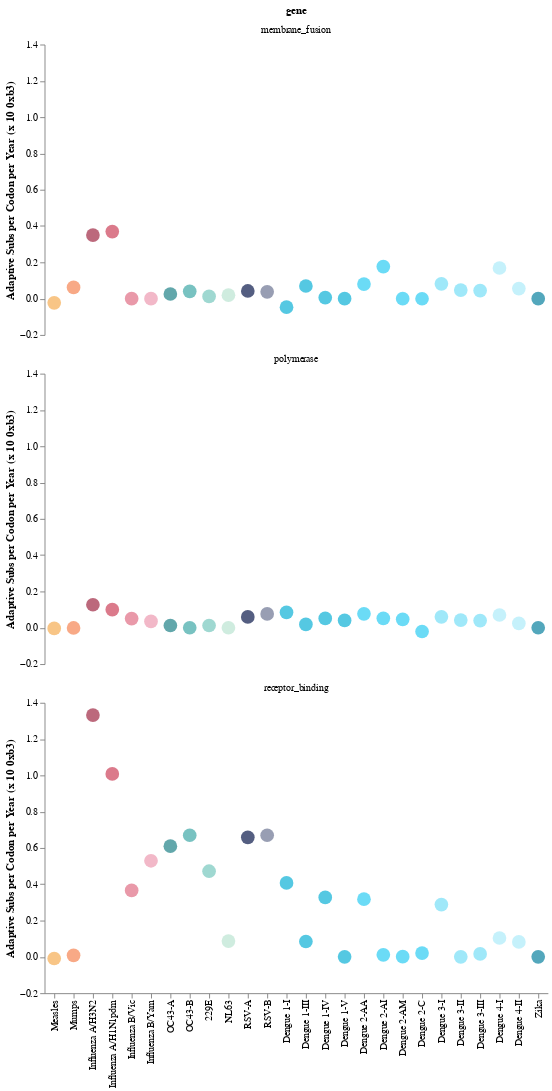

Notebook source saved alongside this figure:
### Code cell
alt.Chart(df).mark_point(filled=True, size=200).encode(
    x=alt.X('legible_name:N', sort=['Measles', 'Mumps', 'Influenza A/H3N2', 
                  'Influenza A/H1N1pdm', 'Influenza B/Vic', 'Influenza B/Yam', 
                  'OC43-A', 'OC43-B', '229E', 'NL63', 'RSV-A', 'RSV-B', 
                  'Dengue 1-I', 'Dengue 1-III', 'Dengue 1-IV', 'Dengue 1-V', 
                  'Dengue 2-AA', 'Dengue 2-AI', 'Dengue 2-AM', 'Dengue 2-C', 
                  'Dengue 3-I', 'Dengue 3-II', 'Dengue 3-III', 'Dengue 4-I', 
                  'Dengue 4-II', 'Zika'], title=None),
    y=alt.Y('adaptive_subs_per_codon_per_year:Q', title='Adaptive Subs per Codon per Year (x 10 0xb3)'), 
    color=alt.Color('legible_name', scale=alt.Scale(domain=dom, range=rng), legend=None),
    facet=alt.Facet('gene:N', columns=1)
).configure_axis(
    grid=False
).configure_view(
    strokeWidth=0
)

### Figure 1 — Vega-Lite specification as saved in the notebook (floating-point values rounded to 4 significant figures)
{"config": {"view": {"continuousWidth": 400, "continuousHeight": 300, "strokeWidth": 0}, "axis": {"grid": false}}, "data": {"name": "data-4616b8bcc3890603b8789f5a6c930077"}, "mark": {"type": "point", "filled": true, "size": 200}, "encoding": {"color": {"field": "legible_name", "legend": null, "scale": {"domain": ["Dengue 2-AM", "Mumps", "Influenza A/H1N1pdm", "RSV-B", "RSV-A", "Dengue 4-II", "Dengue 3-I", "Measles", "Dengue 2-C", "Dengue 2-AI", "NL63", "Dengue 1-V", "Influenza A/H3N2", "Dengue 3-III", "Dengue 1-I", "Dengue 4-I", "OC43-B", "229E", "Dengue 2-AA", "OC43-A", "Influenza B/Vic", "Dengue 3-II", "Influenza B/Yam", "Dengue 1-III", "Dengue 1-IV", "Zika"], "range": ["#2cccf2", "#f58452", "#CC415A", "#6C7593", "#0B194C", "#adebfa", "#76def7", "#F5AD52", "#2cccf2", "#2cccf2", "#BBE4D1", "#0db0d6", "#9F2A44", "#76def7", "#0db0d6", "#adebfa", "#3FA8A6", "#76C7BE", "#2cccf2", "#208288", "#E06E85", "#76def7", "#ED9AB0", "#0db0d6", "#0db0d6", "#0a829f"]}, "type": "nominal"}, "facet": {"columns": 1, "field": "gene", "type": "nominal"}, "x": {"field": "legible_name", "sort": ["Measles", "Mumps", "Influenza A/H3N2", "Influenza A/H1N1pdm", "Influenza B/Vic", "Influenza B/Yam", "OC43-A", "OC43-B", "229E", "NL63", "RSV-A", "RSV-B", "Dengue 1-I", "Dengue 1-III", "Dengue 1-IV", "Dengue 1-V", "Dengue 2-AA", "Dengue 2-AI", "Dengue 2-AM", "Dengue 2-C", "Dengue 3-I", "Dengue 3-II", "Dengue 3-III", "Dengue 4-I", "Dengue 4-II", "Zika"], "title": null, "type": "nominal"}, "y": {"field": "adaptive_subs_per_codon_per_year", "title": "Adaptive Subs per Codon per Year (x 10 0xb3)", "type": "quantitative"}}, "$schema": "https://vega.github.io/schema/vega-lite/v4.17.0.json", "datasets": {"data-4616b8bcc3890603b8789f5a6c930077": [{"virus": "measles", "subtype": null, "virus_and_subtype": "measles", "gene": "polymerase", "adaptive_subs_per_codon_per_year": -0.003625, "lower_95ci": -0.06057, "upper_95ci": 0.07227, "ci": "[-0.06057151085178205, 0.0722712037218351]", "legible_name": "Measles", "virus_family": "paramyxovirus", "color": "#F5AD52"}, {"virus": "measles", "subtype": null, "virus_and_subtype": "measles", "gene": "membrane_fusion", "adaptive_subs_per_codon_per_year": -0.02336, "lower_95ci": -0.07227, "upper_95ci": 0.002027, "ci": "[-0.07226998180645815, 0.0020271132896373225]", "legible_name": "Measles", "virus_family": "paramyxovirus", "color": "#F5AD52"}, {"virus": "measles", "subtype": null, "virus_and_subtype": "measles", "gene": "receptor_binding", "adaptive_subs_per_codon_per_year": -0.008966, "lower_95ci": -0.04743, "upper_95ci": 0.03368, "ci": "[-0.04742524560275517, 0.03368317403865831]", "legible_name": "Measles", "virus_family": "paramyxovirus", "color": "#F5AD52"}, {"virus": "mumps", "subtype": null, "virus_and_subtype": "mumps", "gene": "polymerase", "adaptive_subs_per_codon_per_year": -0.001213, "lower_95ci": -0.005555, "upper_95ci": 0.004104, "ci": "[-0.005555407961188948, 0.004103814448642033]", "legible_name": "Mumps", "virus_family": "paramyxovirus", "color": "#f58452"}, {"virus": "mumps", "subtype": null, "virus_and_subtype": "mumps", "gene": "membrane_fusion", "adaptive_subs_per_codon_per_year": 0.06184, "lower_95ci": 0.0, "upper_95ci": 0.1855, "ci": "[0.0, 0.1855287569573284]", "legible_name": "Mumps", "virus_family": "paramyxovirus", "color": "#f58452"}, {"virus": "mumps", "subtype": null, "virus_and_subtype": "mumps", "gene": "receptor_binding", "adaptive_subs_per_codon_per_year": 0.008316, "lower_95ci": 0.0, "upper_95ci": 0.02495, "ci": "[0.0, 0.02494932169031654]", "legible_name": "Mumps", "virus_family": "paramyxovirus", "color": "#f58452"}, {"virus": "h3n2", "subtype": null, "virus_and_subtype": "h3n2", "gene": "polymerase", "adaptive_subs_per_codon_per_year": 0.1268, "lower_95ci": 0.06796, "upper_95ci": 0.2004, "ci": "[0.06795691495233692, 0.20043422975915806]", "legible_name": "Influenza A/H3N2", "virus_family": "orthomyxovirus", "color": "#9F2A44"}, {"virus": "h3n2", "subtype": null, "virus_and_subtype": "h3n2", "gene": "membrane_fusion", "adaptive_subs_per_codon_per_year": 0.3499, "lower_95ci": 0.1546, "upper_95ci": 0.6332, "ci": "[0.15459091361364816, 0.6332310734875116]", "legible_name": "Influenza A/H3N2", "virus_family": "orthomyxovirus", "color": "#9F2A44"}, {"virus": "h3n2", "subtype": null, "virus_and_subtype": "h3n2", "gene": "receptor_binding", "adaptive_subs_per_codon_per_year": 1.332, "lower_95ci": 1.11, "upper_95ci": 1.799, "ci": "[1.1097170294735657, 1.7986453022435271]", "legible_name": "Influenza A/H3N2", "virus_family": "orthomyxovirus", "color": "#9F2A44"}, {"virus": "h1n1pdm", "subtype": null, "virus_and_subtype": "h1n1pdm", "gene": "polymerase", "adaptive_subs_per_codon_per_year": 0.09941, "lower_95ci": 0.0, "upper_95ci": 0.3174, "ci": "[0.0, 0.31736915117211834]", "legible_name": "Influenza A/H1N1pdm", "virus_family": "orthomyxovirus", "color": "#CC415A"}, {"virus": "h1n1pdm", "subtype": null, "virus_and_subtype": "h1n1pdm", "gene": "membrane_fusion", "adaptive_subs_per_codon_per_year": 0.3696, "lower_95ci": 0.0, "upper_95ci": 0.9926, "ci": "[0.0, 0.9926414697636555]", "legible_name": "Influenza A/H1N1pdm", "virus_family": "orthomyxovirus", "color": "#CC415A"}, {"virus": "h1n1pdm", "subtype": null, "virus_and_subtype": "h1n1pdm", "gene": "receptor_binding", "adaptive_subs_per_codon_per_year": 1.008, "lower_95ci": 0.4522, "upper_95ci": 1.677, "ci": "[0.4522094890940409, 1.67713450952235]", "legible_name": "Influenza A/H1N1pdm", "virus_family": "orthomyxovirus", "color": "#CC415A"}, {"virus": "vic", "subtype": null, "virus_and_subtype": "vic", "gene": "polymerase", "adaptive_subs_per_codon_per_year": 0.05052, "lower_95ci": 0.005038, "upper_95ci": 0.1099, "ci": "[0.005037762346892917, 0.10987571818630049]", "legible_name": "Influenza B/Vic", "virus_family": "orthomyxovirus", "color": "#E06E85"}, {"virus": "vic", "subtype": null, "virus_and_subtype": "vic", "gene": "membrane_fusion", "adaptive_subs_per_codon_per_year": 0.0, "lower_95ci": 0.0, "upper_95ci": 0.0, "ci": "[0.0, 0.0]", "legible_name": "Influenza B/Vic", "virus_family": "orthomyxovirus", "color": "#E06E85"}, {"virus": "vic", "subtype": null, "virus_and_subtype": "vic", "gene": "receptor_binding", "adaptive_subs_per_codon_per_year": 0.3662, "lower_95ci": 0.1904, "upper_95ci": 0.5403, "ci": "[0.19037985739680352, 0.5403090794830774]", "legible_name": "Influenza B/Vic", "virus_family": "orthomyxovirus", "color": "#E06E85"}, {"virus": "yam", "subtype": null, "virus_and_subtype": "yam", "gene": "polymerase", "adaptive_subs_per_codon_per_year": 0.03497, "lower_95ci": 0.001268, "upper_95ci": 0.09212, "ci": "[0.0012680647310879195, 0.0921157229537841]", "legible_name": "Influenza B/Yam", "virus_family": "orthomyxovirus", "color": "#ED9AB0"}, {"virus": "yam", "subtype": null, "virus_and_subtype": "yam", "gene": "membrane_fusion", "adaptive_subs_per_codon_per_year": 0.0, "lower_95ci": 0.0, "upper_95ci": 0.0, "ci": "[0.0, 0.0]", "legible_name": "Influenza B/Yam", "virus_family": "orthomyxovirus", "color": "#ED9AB0"}, {"virus": "yam", "subtype": null, "virus_and_subtype": "yam", "gene": "receptor_binding", "adaptive_subs_per_codon_per_year": 0.5294, "lower_95ci": 0.2803, "upper_95ci": 0.8058, "ci": "[0.28027861733794296, 0.8057780070197585]", "legible_name": "Influenza B/Yam", "virus_family": "orthomyxovirus", "color": "#ED9AB0"}, {"virus": "oc43", "subtype": "a", "virus_and_subtype": "oc43_a", "gene": "polymerase", "adaptive_subs_per_codon_per_year": 0.01229, "lower_95ci": 0.0, "upper_95ci": 0.04334, "ci": "[0.0, 0.04333562212571103]", "legible_name": "OC43-A", "virus_family": "coronavirus", "color": "#208288"}, {"virus": "oc43", "subtype": "a", "virus_and_subtype": "oc43_a", "gene": "membrane_fusion", "adaptive_subs_per_codon_per_year": 0.02558, "lower_95ci": 0.0, "upper_95ci": 0.0928, "ci": "[0.0, 0.09280369012411424]", "legible_name": "OC43-A", "virus_family": "coronavirus", "color": "#208288"}, {"virus": "oc43", "subtype": "a", "virus_and_subtype": "oc43_a", "gene": "receptor_binding", "adaptive_subs_per_codon_per_year": 0.6102, "lower_95ci": 0.3732, "upper_95ci": 0.853, "ci": "[0.3732090454393917, 0.8530301532792526]", "legible_name": "OC43-A", "virus_family": "coronavirus", "color": "#208288"}, {"virus": "oc43", "subtype": "b", "virus_and_subtype": "oc43_b", "gene": "polymerase", "adaptive_subs_per_codon_per_year": 0.0, "lower_95ci": 0.0, "upper_95ci": 0.0, "ci": "[0.0, 0.0]", "legible_name": "OC43-B", "virus_family": "coronavirus", "color": "#3FA8A6"}, {"virus": "oc43", "subtype": "b", "virus_and_subtype": "oc43_b", "gene": "membrane_fusion", "adaptive_subs_per_codon_per_year": 0.04002, "lower_95ci": -0.003163, "upper_95ci": 0.103, "ci": "[-0.0031631902746566856, 0.1029764208316623]", "legible_name": "OC43-B", "virus_family": "coronavirus", "color": "#3FA8A6"}, {"virus": "oc43", "subtype": "b", "virus_and_subtype": "oc43_b", "gene": "receptor_binding", "adaptive_subs_per_codon_per_year": 0.6701, "lower_95ci": 0.4267, "upper_95ci": 0.9045, "ci": "[0.426749430395336, 0.9045456483230776]", "legible_name": "OC43-B", "virus_family": "coronavirus", "color": "#3FA8A6"}, {"virus": "229e", "subtype": null, "virus_and_subtype": "229e", "gene": "polymerase", "adaptive_subs_per_codon_per_year": 0.01232, "lower_95ci": 0.0, "upper_95ci": 0.05868, "ci": "[0.0, 0.0586764196221667]", "legible_name": "229E", "virus_family": "coronavirus", "color": "#76C7BE"}, {"virus": "229e", "subtype": null, "virus_and_subtype": "229e", "gene": "membrane_fusion", "adaptive_subs_per_codon_per_year": 0.01206, "lower_95ci": 0.0, "upper_95ci": 0.06989, "ci": "[0.0, 0.069885820773124]", "legible_name": "229E", "virus_family": "coronavirus", "color": "#76C7BE"}, {"virus": "229e", "subtype": null, "virus_and_subtype": "229e", "gene": "receptor_binding", "adaptive_subs_per_codon_per_year": 0.4719, "lower_95ci": 0.2753, "upper_95ci": 0.7379, "ci": "[0.2753061321550624, 0.7378742196788435]", "legible_name": "229E", "virus_family": "coronavirus", "color": "#76C7BE"}, {"virus": "nl63", "subtype": null, "virus_and_subtype": "nl63", "gene": "polymerase", "adaptive_subs_per_codon_per_year": 0.0, "lower_95ci": 0.0, "upper_95ci": 0.0, "ci": "[0.0, 0.0]", "legible_name": "NL63", "virus_family": "coronavirus", "color": "#BBE4D1"}, {"virus": "nl63", "subtype": null, "virus_and_subtype": "nl63", "gene": "membrane_fusion", "adaptive_subs_per_codon_per_year": 0.01926, "lower_95ci": 0.0, "upper_95ci": 0.0841, "ci": "[0.0, 0.0840968811466851]", "legible_name": "NL63", "virus_family": "coronavirus", "color": "#BBE4D1"}, {"virus": "nl63", "subtype": null, "virus_and_subtype": "nl63", "gene": "receptor_binding", "adaptive_subs_per_codon_per_year": 0.08679, "lower_95ci": 0.02979, "upper_95ci": 0.181, "ci": "[0.029794529909793515, 0.18099754694334236]", "legible_name": "NL63", "virus_family": "coronavirus", "color": "#BBE4D1"}, {"virus": "rsv", "subtype": "A", "virus_and_subtype": "rsv_A", "gene": "polymerase", "adaptive_subs_per_codon_per_year": 0.05965, "lower_95ci": 0.02364, "upper_95ci": 0.08996, "ci": "[0.023643798817886898, 0.08996355674292919]", "legible_name": "RSV-A", "virus_family": "pneumovirus", "color": "#0B194C"}, {"virus": "rsv", "subtype": "A", "virus_and_subtype": "rsv_A", "gene": "membrane_fusion", "adaptive_subs_per_codon_per_year": 0.04222, "lower_95ci": 0.003694, "upper_95ci": 0.08775, "ci": "[0.003693590980121104, 0.08775069816739377]", "legible_name": "RSV-A", "virus_family": "pneumovirus", "color": "#0B194C"}, {"virus": "rsv", "subtype": "A", "virus_and_subtype": "rsv_A", "gene": "receptor_binding", "adaptive_subs_per_codon_per_year": 0.6589, "lower_95ci": 0.379, "upper_95ci": 0.9565, "ci": "[0.37898613848192536, 0.9564948569544437]", "legible_name": "RSV-A", "virus_family": "pneumovirus", "color": "#0B194C"}, {"virus": "rsv", "subtype": "B", "virus_and_subtype": "rsv_B", "gene": "polymerase", "adaptive_subs_per_codon_per_year": 0.07622, "lower_95ci": 0.03092, "upper_95ci": 0.11, "ci": "[0.030918956485621294, 0.1100105840495576]", "legible_name": "RSV-B", "virus_family": "pneumovirus", "color": "#6C7593"}, {"virus": "rsv", "subtype": "B", "virus_and_subtype": "rsv_B", "gene": "membrane_fusion", "adaptive_subs_per_codon_per_year": 0.03768, "lower_95ci": -0.001336, "upper_95ci": 0.1251, "ci": "[-0.0013359878677461207, 0.12511860945482559]", "legible_name": "RSV-B", "virus_family": "pneumovirus", "color": "#6C7593"}, {"virus": "rsv", "subtype": "B", "virus_and_subtype": "rsv_B", "gene": "receptor_binding", "adaptive_subs_per_codon_per_year": 0.6702, "lower_95ci": 0.3229, "upper_95ci": 0.9793, "ci": "[0.32286829636784226, 0.9793311824400222]", "legible_name": "RSV-B", "virus_family": "pneumovirus", "color": "#6C7593"}, {"virus": "dengue", "subtype": "denv1_I", "virus_and_subtype": "dengue_denv1_I", "gene": "polymerase", "adaptive_subs_per_codon_per_year": 0.08494, "lower_95ci": 0.004116, "upper_95ci": 0.1736, "ci": "[0.00411567881799984, 0.17360408088257068]", "legible_name": "Dengue 1-I", "virus_family": "flavivirus", "color": "#0db0d6"}, {"virus": "dengue", "subtype": "denv1_I", "virus_and_subtype": "dengue_denv1_I", "gene": "membrane_fusion", "adaptive_subs_per_codon_per_year": -0.04725, "lower_95ci": -0.1418, "upper_95ci": 0.0, "ci": "[-0.1417589671477053, 0.0]", "legible_name": "Dengue 1-I", "virus_family": "flavivirus", "color": "#0db0d6"}, {"virus": "dengue", "subtype": "denv1_I", "virus_and_subtype": "dengue_denv1_I", "gene": "receptor_binding", "adaptive_subs_per_codon_per_year": 0.4076, "lower_95ci": 0.1268, "upper_95ci": 0.8746, "ci": "[0.12677872396201206, 0.8746068607854729]", "legible_name": "Dengue 1-I", "virus_family": "flavivirus", "color": "#0db0d6"}, {"virus": "dengue", "subtype": "denv1_III", "virus_and_subtype": "dengue_denv1_III", "gene": "polymerase", "adaptive_subs_per_codon_per_year": 0.01857, "lower_95ci": 0.0, "upper_95ci": 0.04815, "ci": "[0.0, 0.04814984054219476]", "legible_name": "Dengue 1-III", "virus_family": "flavivirus", "color": "#0db0d6"}, {"virus": "dengue", "subtype": "denv1_III", "virus_and_subtype": "dengue_denv1_III", "gene": "membrane_fusion", "adaptive_subs_per_codon_per_year": 0.06955, "lower_95ci": 0.0, "upper_95ci": 0.2087, "ci": "[0.0, 0.20865781951973014]", "legible_name": "Dengue 1-III", "virus_family": "flavivirus", "color": "#0db0d6"}, {"virus": "dengue", "subtype": "denv1_III", "virus_and_subtype": "dengue_denv1_III", "gene": "receptor_binding", "adaptive_subs_per_codon_per_year": 0.08455, "lower_95ci": 0.0, "upper_95ci": 0.2537, "ci": "[0.0, 0.25365520694180266]", "legible_name": "Dengue 1-III", "virus_family": "flavivirus", "color": "#0db0d6"}, {"virus": "dengue", "subtype": "denv1_IV", "virus_and_subtype": "dengue_denv1_IV", "gene": "polymerase", "adaptive_subs_per_codon_per_year": 0.05123, "lower_95ci": -0.004197, "upper_95ci": 0.1159, "ci": "[-0.004196655962038094, 0.11589419071559605]", "legible_name": "Dengue 1-IV", "virus_family": "flavivirus", "color": "#0db0d6"}, {"virus": "dengue", "subtype": "denv1_IV", "virus_and_subtype": "dengue_denv1_IV", "gene": "membrane_fusion", "adaptive_subs_per_codon_per_year": 0.005953, "lower_95ci": 0.0, "upper_95ci": 0.02111, "ci": "[0.0, 0.0211124873325076]", "legible_name": "Dengue 1-IV", "virus_family": "flavivirus", "color": "#0db0d6"}, {"virus": "dengue", "subtype": "denv1_IV", "virus_and_subtype": "dengue_denv1_IV", "gene": "receptor_binding", "adaptive_subs_per_codon_per_year": 0.3277, "lower_95ci": 0.0, "upper_95ci": 0.7655, "ci": "[0.0, 0.7654785814979653]", "legible_name": "Dengue 1-IV", "virus_family": "flavivirus", "color": "#0db0d6"}, {"virus": "dengue", "subtype": "denv1_V", "virus_and_subtype": "dengue_denv1_V", "gene": "polymerase", "adaptive_subs_per_codon_per_year": 0.04024, "lower_95ci": 6.703e-06, "upper_95ci": 0.1018, "ci": "[6.703127426224465e-06, 0.10183967223913191]", "legible_name": "Dengue 1-V", "virus_family": "flavivirus", "color": "#0db0d6"}, {"virus": "dengue", "subtype": "denv1_V", "virus_and_subtype": "dengue_denv1_V", "gene": "membrane_fusion", "adaptive_subs_per_codon_per_year": 0.0, "lower_95ci": 0.0, "upper_95ci": 0.0, "ci": "[0.0, 0.0]", "legible_name": "Dengue 1-V", "virus_family": "flavivirus", "color": "#0db0d6"}, {"virus": "dengue", "subtype": "denv1_V", "virus_and_subtype": "dengue_denv1_V", "gene": "receptor_binding", "adaptive_subs_per_codon_per_year": 0.0, "lower_95ci": 0.0, "upper_95ci": 0.0, "ci": "[0.0, 0.0]", "legible_name": "Dengue 1-V", "virus_family": "flavivirus", "color": "#0db0d6"}, {"virus": "dengue", "subtype": "denv2_AA", "virus_and_subtype": "dengue_denv2_AA", "gene": "polymerase", "adaptive_subs_per_codon_per_year": 0.07667, "lower_95ci": 0.02519, "upper_95ci": 0.1381, "ci": "[0.025186596480972982, 0.13809773343777698]", "legible_name": "Dengue 2-AA", "virus_family": "flavivirus", "color": "#2cccf2"}, {"virus": "dengue", "subtype": "denv2_AA", "virus_and_subtype": "dengue_denv2_AA", "gene": "membrane_fusion", "adaptive_subs_per_codon_per_year": 0.07994, "lower_95ci": 0.0, "upper_95ci": 0.2468, "ci": "[0.0, 0.2468282196655465]", "legible_name": "Dengue 2-AA", "virus_family": "flavivirus", "color": "#2cccf2"}, {"virus": "dengue", "subtype": "denv2_AA", "virus_and_subtype": "dengue_denv2_AA", "gene": "receptor_binding", "adaptive_subs_per_codon_per_year": 0.3178, "lower_95ci": 0.0, "upper_95ci": 0.9404, "ci": "[0.0, 0.9404119666918068]", "legible_name": "Dengue 2-AA", "virus_family": "flavivirus", "color": "#2cccf2"}, {"virus": "dengue", "subtype": "denv2_AI", "virus_and_subtype": "dengue_denv2_AI", "gene": "polymerase", "adaptive_subs_per_codon_per_year": 0.0519, "lower_95ci": 0.01088, "upper_95ci": 0.09584, "ci": "[0.010879980066146272, 0.09583638394094963]", "legible_name": "Dengue 2-AI", "virus_family": "flavivirus", "color": "#2cccf2"}, {"virus": "dengue", "subtype": "denv2_AI", "virus_and_subtype": "dengue_denv2_AI", "gene": "membrane_fusion", "adaptive_subs_per_codon_per_year": 0.1764, "lower_95ci": -0.002039, "upper_95ci": 0.3842, "ci": "[-0.002038849396283937, 0.38417766383176566]", "legible_name": "Dengue 2-AI", "virus_family": "flavivirus", "color": "#2cccf2"}, {"virus": "dengue", "subtype": "denv2_AI", "virus_and_subtype": "dengue_denv2_AI", "gene": "receptor_binding", "adaptive_subs_per_codon_per_year": 0.01109, "lower_95ci": -0.1426, "upper_95ci": 0.1433, "ci": "[-0.14261906492905396, 0.14333070863935304]", "legible_name": "Dengue 2-AI", "virus_family": "flavivirus", "color": "#2cccf2"}, {"virus": "dengue", "subtype": "denv2_AM", "virus_and_subtype": "dengue_denv2_AM", "gene": "polymerase", "adaptive_subs_per_codon_per_year": 0.04632, "lower_95ci": 0.001435, "upper_95ci": 0.1098, "ci": "[0.001435038437716326, 0.10983228644589323]", "legible_name": "Dengue 2-AM", "virus_family": "flavivirus", "color": "#2cccf2"}, {"virus": "dengue", "subtype": "denv2_AM", "virus_and_subtype": "dengue_denv2_AM", "gene": "membrane_fusion", "adaptive_subs_per_codon_per_year": 0.0, "lower_95ci": 0.0, "upper_95ci": 0.0, "ci": "[0.0, 0.0]", "legible_name": "Dengue 2-AM", "virus_family": "flavivirus", "color": "#2cccf2"}, {"virus": "dengue", "subtype": "denv2_AM", "virus_and_subtype": "dengue_denv2_AM", "gene": "receptor_binding", "adaptive_subs_per_codon_per_year": 0.001301, "lower_95ci": 0.0, "upper_95ci": 0.004587, "ci": "[0.0, 0.0045867620192682895]", "legible_name": "Dengue 2-AM", "virus_family": "flavivirus", "color": "#2cccf2"}, {"virus": "dengue", "subtype": "denv2_C", "virus_and_subtype": "dengue_denv2_C", "gene": "polymerase", "adaptive_subs_per_codon_per_year": -0.0206, "lower_95ci": -0.04541, "upper_95ci": 0.0008805, "ci": "[-0.04540550404370851, 0.0008805417687905207]", "legible_name": "Dengue 2-C", "virus_family": "flavivirus", "color": "#2cccf2"}, {"virus": "dengue", "subtype": "denv2_C", "virus_and_subtype": "dengue_denv2_C", "gene": "membrane_fusion", "adaptive_subs_per_codon_per_year": -0.0006783, "lower_95ci": -0.04277, "upper_95ci": 0.05808, "ci": "[-0.04277168421326055, 0.05808193681849966]", "legible_name": "Dengue 2-C", "virus_family": "flavivirus", "color": "#2cccf2"}, {"virus": "dengue", "subtype": "denv2_C", "virus_and_subtype": "dengue_denv2_C", "gene": "receptor_binding", "adaptive_subs_per_codon_per_year": 0.02099, "lower_95ci": -0.08589, "upper_95ci": 0.149, "ci": "[-0.0858947518444783, 0.14899742692392245]", "legible_name": "Dengue 2-C", "virus_family": "flavivirus", "color": "#2cccf2"}, {"virus": "dengue", "subtype": "denv3_I", "virus_and_subtype": "dengue_denv3_I", "gene": "polymerase", "adaptive_subs_per_codon_per_year": 0.06034, "lower_95ci": 0.006739, "upper_95ci": 0.1382, "ci": "[0.006739402874179413, 0.1382114288364062]", "legible_name": "Dengue 3-I", "virus_family": "flavivirus", "color": "#76def7"}, {"virus": "dengue", "subtype": "denv3_I", "virus_and_subtype": "dengue_denv3_I", "gene": "membrane_fusion", "adaptive_subs_per_codon_per_year": 0.08138, "lower_95ci": 0.0, "upper_95ci": 0.3099, "ci": "[0.0, 0.30992588035829444]", "legible_name": "Dengue 3-I", "virus_family": "flavivirus", "color": "#76def7"}, {"virus": "dengue", "subtype": "denv3_I", "virus_and_subtype": "dengue_denv3_I", "gene": "receptor_binding", "adaptive_subs_per_codon_per_year": 0.2883, "lower_95ci": 0.0, "upper_95ci": 1.087, "ci": "[0.0, 1.0869813671221682]", "legible_name": "Dengue 3-I", "virus_family": "flavivirus", "color": "#76def7"}, {"virus": "dengue", "subtype": "denv3_II", "virus_and_subtype": "dengue_denv3_II", "gene": "polymerase", "adaptive_subs_per_codon_per_year": 0.04235, "lower_95ci": 0.01396, "upper_95ci": 0.0726, "ci": "[0.013956667254703712, 0.07260038968787881]", "legible_name": "Dengue 3-II", "virus_family": "flavivirus", "color": "#76def7"}, {"virus": "dengue", "subtype": "denv3_II", "virus_and_subtype": "dengue_denv3_II", "gene": "membrane_fusion", "adaptive_subs_per_codon_per_year": 0.04728, "lower_95ci": 0.001807, "upper_95ci": 0.145, "ci": "[0.001806581130374488, 0.14500746698222206]", "legible_name": "Dengue 3-II", "virus_family": "flavivirus", "color": "#76def7"}, {"virus": "dengue", "subtype": "denv3_II", "virus_and_subtype": "dengue_denv3_II", "gene": "receptor_binding", "adaptive_subs_per_codon_per_year": 0.0, "lower_95ci": 0.0, "upper_95ci": 0.0, "ci": "[0.0, 0.0]", "legible_name": "Dengue 3-II", "virus_family": "flavivirus", "color": "#76def7"}, {"virus": "dengue", "subtype": "denv3_III", "virus_and_subtype": "dengue_denv3_III", "gene": "polymerase", "adaptive_subs_per_codon_per_year": 0.0393, "lower_95ci": 0.009313, "upper_95ci": 0.08995, "ci": "[0.00931348133638497, 0.08994565658074688]", "legible_name": "Dengue 3-III", "virus_family": "flavivirus", "color": "#76def7"}, {"virus": "dengue", "subtype": "denv3_III", "virus_and_subtype": "dengue_denv3_III", "gene": "membrane_fusion", "adaptive_subs_per_codon_per_year": 0.04443, "lower_95ci": 0.0, "upper_95ci": 0.1387, "ci": "[0.0, 0.13867807571768878]", "legible_name": "Dengue 3-III", "virus_family": "flavivirus", "color": "#76def7"}, {"virus": "dengue", "subtype": "denv3_III", "virus_and_subtype": "dengue_denv3_III", "gene": "receptor_binding", "adaptive_subs_per_codon_per_year": 0.01609, "lower_95ci": 0.0, "upper_95ci": 0.06262, "ci": "[0.0, 0.06261955143383474]", "legible_name": "Dengue 3-III", "virus_family": "flavivirus", "color": "#76def7"}, {"virus": "dengue", "subtype": "denv4_I", "virus_and_subtype": "dengue_denv4_I", "gene": "polymerase", "adaptive_subs_per_codon_per_year": 0.07017, "lower_95ci": 0.02936, "upper_95ci": 0.1159, "ci": "[0.029363024503154103, 0.11585877221697204]", "legible_name": "Dengue 4-I", "virus_family": "flavivirus", "color": "#adebfa"}, {"virus": "dengue", "subtype": "denv4_I", "virus_and_subtype": "dengue_denv4_I", "gene": "membrane_fusion", "adaptive_subs_per_codon_per_year": 0.1688, "lower_95ci": 0.00821, "upper_95ci": 0.8415, "ci": "[0.008210317115889336, 0.8414636257489803]", "legible_name": "Dengue 4-I", "virus_family": "flavivirus", "color": "#adebfa"}, {"virus": "dengue", "subtype": "denv4_I", "virus_and_subtype": "dengue_denv4_I", "gene": "receptor_binding", "adaptive_subs_per_codon_per_year": 0.1039, "lower_95ci": -0.003101, "upper_95ci": 0.275, "ci": "[-0.0031012919428173615, 0.27500554315167514]", "legible_name": "Dengue 4-I", "virus_family": "flavivirus", "color": "#adebfa"}, {"virus": "dengue", "subtype": "denv4_II", "virus_and_subtype": "dengue_denv4_II", "gene": "polymerase", "adaptive_subs_per_codon_per_year": 0.02412, "lower_95ci": 0.0105, "upper_95ci": 0.04232, "ci": "[0.010500214545190711, 0.04231622964891615]", "legible_name": "Dengue 4-II", "virus_family": "flavivirus", "color": "#adebfa"}, {"virus": "dengue", "subtype": "denv4_II", "virus_and_subtype": "dengue_denv4_II", "gene": "membrane_fusion", "adaptive_subs_per_codon_per_year": 0.05515, "lower_95ci": 0.0, "upper_95ci": 0.5292, "ci": "[0.0, 0.5291777368780051]", "legible_name": "Dengue 4-II", "virus_family": "flavivirus", "color": "#adebfa"}, {"virus": "dengue", "subtype": "denv4_II", "virus_and_subtype": "dengue_denv4_II", "gene": "receptor_binding", "adaptive_subs_per_codon_per_year": 0.08218, "lower_95ci": -0.0415, "upper_95ci": 0.1573, "ci": "[-0.04149831034680393, 0.15734153342122373]", "legible_name": "Dengue 4-II", "virus_family": "flavivirus", "color": "#adebfa"}, {"virus": "zika", "subtype": null, "virus_and_subtype": "zika", "gene": "polymerase", "adaptive_subs_per_codon_per_year": 0.0, "lower_95ci": 0.0, "upper_95ci": 0.0, "ci": "[0.0, 0.0]", "legible_name": "Zika", "virus_family": "flavivirus", "color": "#0a829f"}, {"virus": "zika", "subtype": null, "virus_and_subtype": "zika", "gene": "membrane_fusion", "adaptive_subs_per_codon_per_year": 0.0, "lower_95ci": 0.0, "upper_95ci": 0.0, "ci": "[0.0, 0.0]", "legible_name": "Zika", "virus_family": "flavivirus", "color": "#0a829f"}, {"virus": "zika", "subtype": null, "virus_and_subtype": "zika", "gene": "receptor_binding", "adaptive_subs_per_codon_per_year": 0.0, "lower_95ci": 0.0, "upper_95ci": 0.0, "ci": "[0.0, 0.0]", "legible_name": "Zika", "virus_family": "flavivirus", "color": "#0a829f"}]}}
